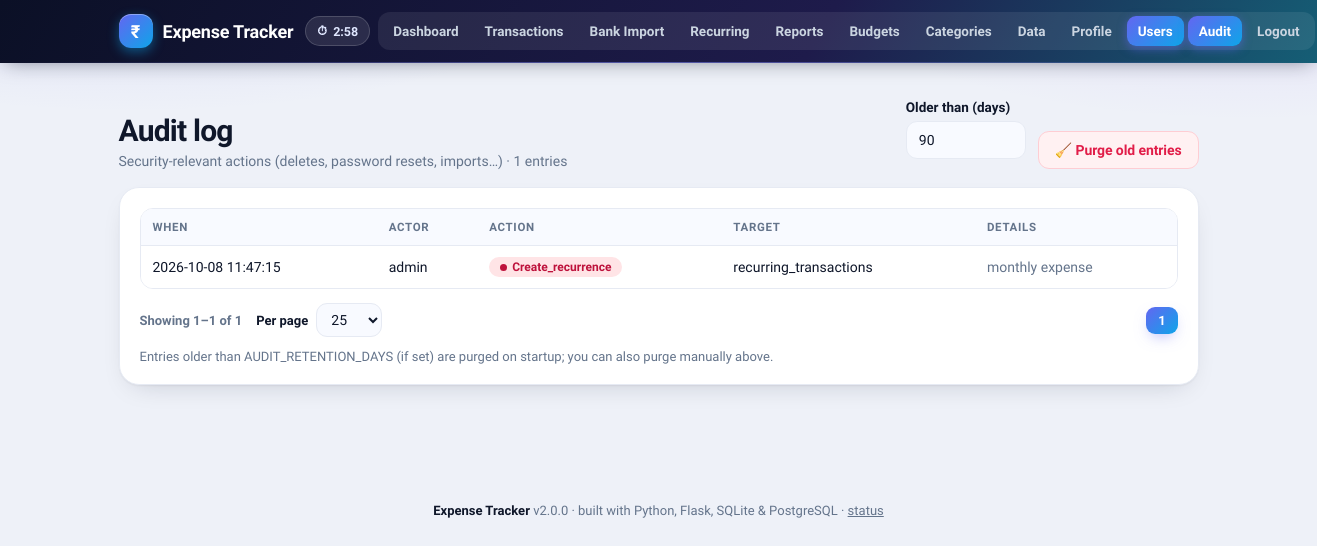
The app's page /audit (signed in) with its own data.
### tables this page shows
CREATE TABLE audit_logs (
    id INTEGER PRIMARY KEY AUTOINCREMENT,
    user_id INTEGER REFERENCES users(id) ON DELETE SET NULL,
    action TEXT NOT NULL,
    target_table TEXT,
    target_id INTEGER,
    timestamp TEXT DEFAULT CURRENT_TIMESTAMP,
    details TEXT
);

CREATE TABLE users (
    id INTEGER PRIMARY KEY AUTOINCREMENT,
    username TEXT UNIQUE NOT NULL,
    password_hash TEXT NOT NULL,
    created_at TEXT DEFAULT CURRENT_TIMESTAMP
, session_timeout_minutes INTEGER, role TEXT DEFAULT 'admin', totp_secret TEXT, totp_enabled INTEGER DEFAULT 0);

### app/modules/auth/controllers.py (the view)
@bp.route("/audit")
@admin_required
def audit():
    db = get_db()
    total = db.execute("SELECT COUNT(*) FROM audit_logs").fetchone()[0]
    page, per_page, total_pages, offset = paginate(
        total, request.args.get("page"), request.args.get("per_page"))
    rows = db.execute(
        """SELECT a.*, u.username AS actor FROM audit_logs a
           LEFT JOIN users u ON u.id=a.user_id
           ORDER BY a.id DESC LIMIT ? OFFSET ?""",
        (per_page, offset)).fetchall()
    retention = current_app.config.get("AUDIT_RETENTION_DAYS") or 0
    return render_template("auth/audit.html", entries=rows, retention=retention,
                           page=page, per_page=per_page, total=total,
                           total_pages=total_pages,
                           start=offset + 1 if total else 0,
                           end=min(offset + per_page, total),
                           pages=page_window(page, total_pages))

### app/db.py (called while the page is built, shortened)
def _sqlite_row_factory(cursor, values):
    fields = [d[0] for d in cursor.description] if cursor.description else []
    return Row(zip(fields, values))

def _ensure_db_dir(db_path):
    parent = os.path.dirname(os.path.abspath(db_path))
    if parent and not os.path.isdir(parent):
        os.makedirs(parent, exist_ok=True)

def resolve_engine(config):
    raw = (config.get("DB_TYPE") or "").strip().lower()
    if raw in ("", "auto"):
        return "pg" if config.get("DATABASE_URL") else "sqlite"

def connect(config):
    engine = resolve_engine(config)
    path = config["EXPENSE_DB"]
    _ensure_db_dir(path)
    raw = sqlite3.connect(path)
    raw.row_factory = _sqlite_row_factory
    raw.execute("PRAGMA foreign_keys = ON")
    return Connection(raw, "sqlite")

def get_db():
    if "db" not in g:
        g.db = connect(current_app.config)
    return g.db

    def __getitem__(self, key):
        if isinstance(key, int):
            return tuple(self.values())[key]
        return super().__getitem__(key)

    def fetchone(self):
        return self._cur.fetchone()

    def fetchall(self):
        return self._cur.fetchall()

    def execute(self, sql, params=()):
        if self.engine == "pg":
            sql = to_pg(sql)
        return _Cursor(self._raw.execute(sql, params))

    def close(self):
        self._raw.close()

### app/helpers.py (called while the page is built)
def paginate(total, page_raw=None, per_page_raw=None, default=25):
    try:
        per_page = int(per_page_raw)
    except (ValueError, TypeError):
        per_page = default
    if per_page not in PER_PAGE_CHOICES:
        per_page = default if default in PER_PAGE_CHOICES else 25
    total_pages = max(1, -(-total // per_page))
    try:
        page = int(page_raw)
    except (ValueError, TypeError):
        page = 1
    page = max(1, min(page, total_pages))
    return page, per_page, total_pages, (page - 1) * per_page

def page_window(page, total_pages):
    out = []
    for p in range(1, total_pages + 1):
        if p == 1 or p == total_pages or abs(p - page) <= 2:
            out.append(p)
        elif out[-1] is not None:
            out.append(None)
    return out

### app/modules/auth/models.py (called while the page is built)
def get_user(db, username):
    return db.execute("SELECT * FROM users WHERE username=?", (username or "",)).fetchone()

def is_admin(db, username):
    row = get_user(db, username)
    if not row:
        return False
    try:
        return (row["role"] or "admin") == "admin"
    except (KeyError, IndexError):
        return True  # pre-roles database rows are treated as admins

### app/modules/auth/templates/auth/audit.html (shortened to what this page needs)
{% extends "base.html" %}
{% block content %}
<div class="page-head">
  <div>
    <h1>Audit log</h1>
    <p class="sub">Security-relevant actions (deletes, password resets, imports…) · {{ total }} entries</p>
  </div>
  <form method="post" action="{{ url_for('auth.audit_purge') }}"
        onsubmit="return confirm('Purge audit entries older than {{ retention or 90 }} day(s)?')">
    <div class="row" style="align-items:end">
      <label style="max-width:120px">Older than (days)
        <input type="number" name="days" value="{{ retention or 90 }}" min="1" max="3650">
      </label>
      <button class="btn danger" type="submit">🧹 Purge old entries</button>
    </div>
  </form>
</div>
<section class="panel">
  <div class="table-wrap"><table>
    <thead><tr><th>When</th><th>Actor</th><th>Action</th><th>Target</th><th>Details</th></tr></thead>
    <tbody>
    {% for e in entries %}
      <tr>
        <td style="white-space:nowrap">{{ e['timestamp'] or '—' }}</td>
        <td>{{ e['actor'] or '(removed user)' }}</td>
        <td><span class="badge expense">{{ e['action'] }}</span></td>
        <td>{{ e['target_table'] or '' }}{% if e['target_id'] %} #{{ e['target_id'] }}{% endif %}</td>
        <td class="note-cell">{{ e['details'] or '—' }}</td>
      </tr>
    {% else %}
      <tr><td colspan="5" class="empty"><span class="big">🧾</span>No audit entries yet.</td></tr>
    {% endfor %}
    </tbody>
  </table></div>
  <div class="pager">
    <span class="pager-info">Showing {{ start }}–{{ end }} of {{ total }}</span>
    <form method="get" action="{{ url_for('auth.audit') }}" class="per-page">
      <label>Per page
        <select name="per_page" onchange="this.form.submit()">
          {% for n in [10, 25, 50, 100] %}
          <option value="{{ n }}" {% if per_page == n %}selected{% endif %}>{{ n }}</option>
          {% endfor %}
        </select>
      </label>
    </form>
    <div class="pager-links">
      {% for p in pages %}
        {% if p %}
        <a class="btn small {% if p == page %}primary{% endif %}" href="{{ url_for('auth.audit', page=p, per_page=per_page) }}">{{ p }}</a>
        {% else %}
        <span class="ellipsis">…</span>
        {% endif %}
      {% endfor %}
    </div>
  </div>
  <p class="hint">Entries older than AUDIT_RETENTION_DAYS (if set) are purged on startup;
    you can also purge manually above.</p>
</section>
{% endblock %}

### records on screen
audit_logs: timestamp "2026-10-08 11:47:15", username "admin", action "Create_recurrence", target_table "recurring_transactions", details "monthly expense"

### other values on screen
{{ total }} "1"
{{ start }} "1"
{{ end }} "1"
{{ p }} "1"
{{ app_version }} "2.0.0"
form field per_page "25"
